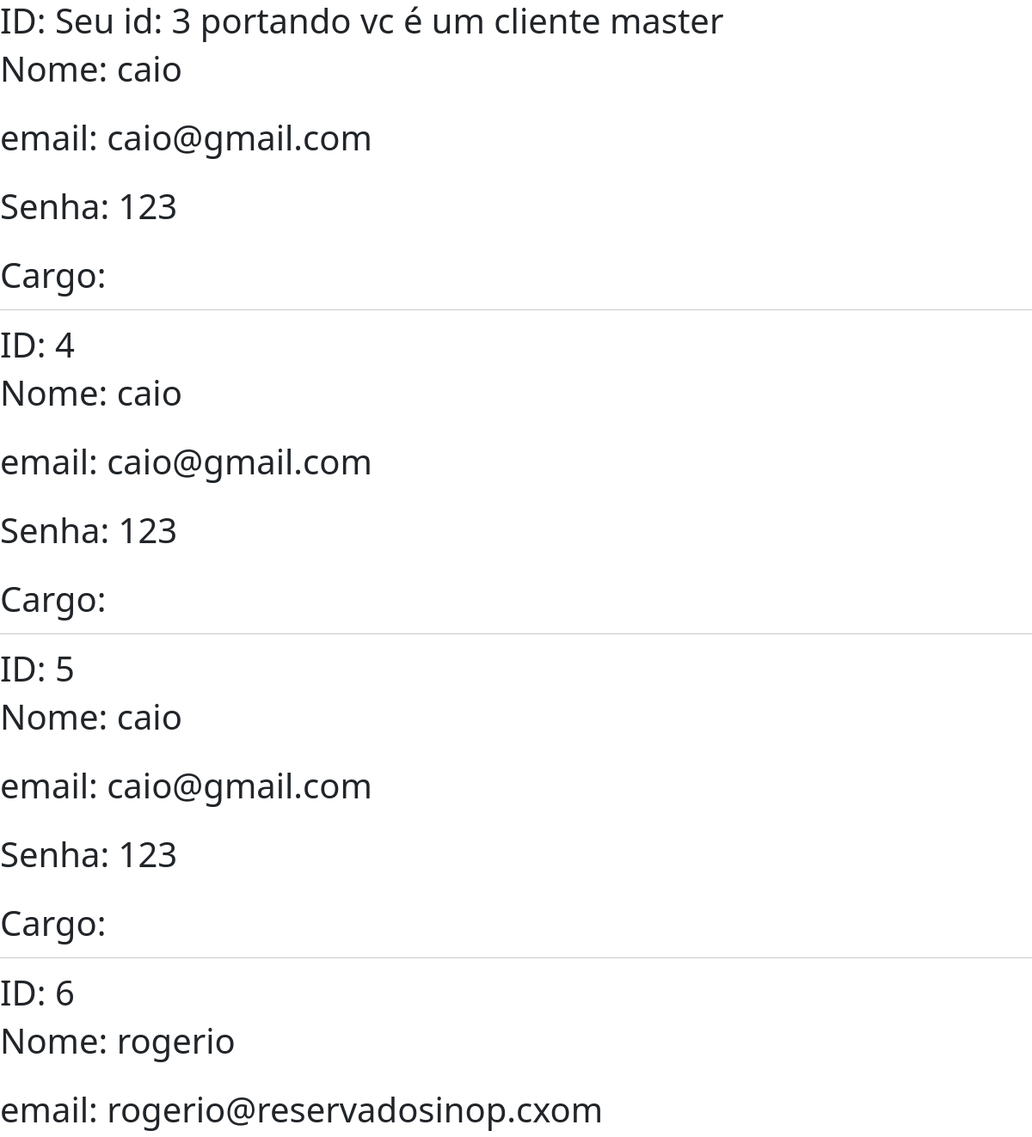
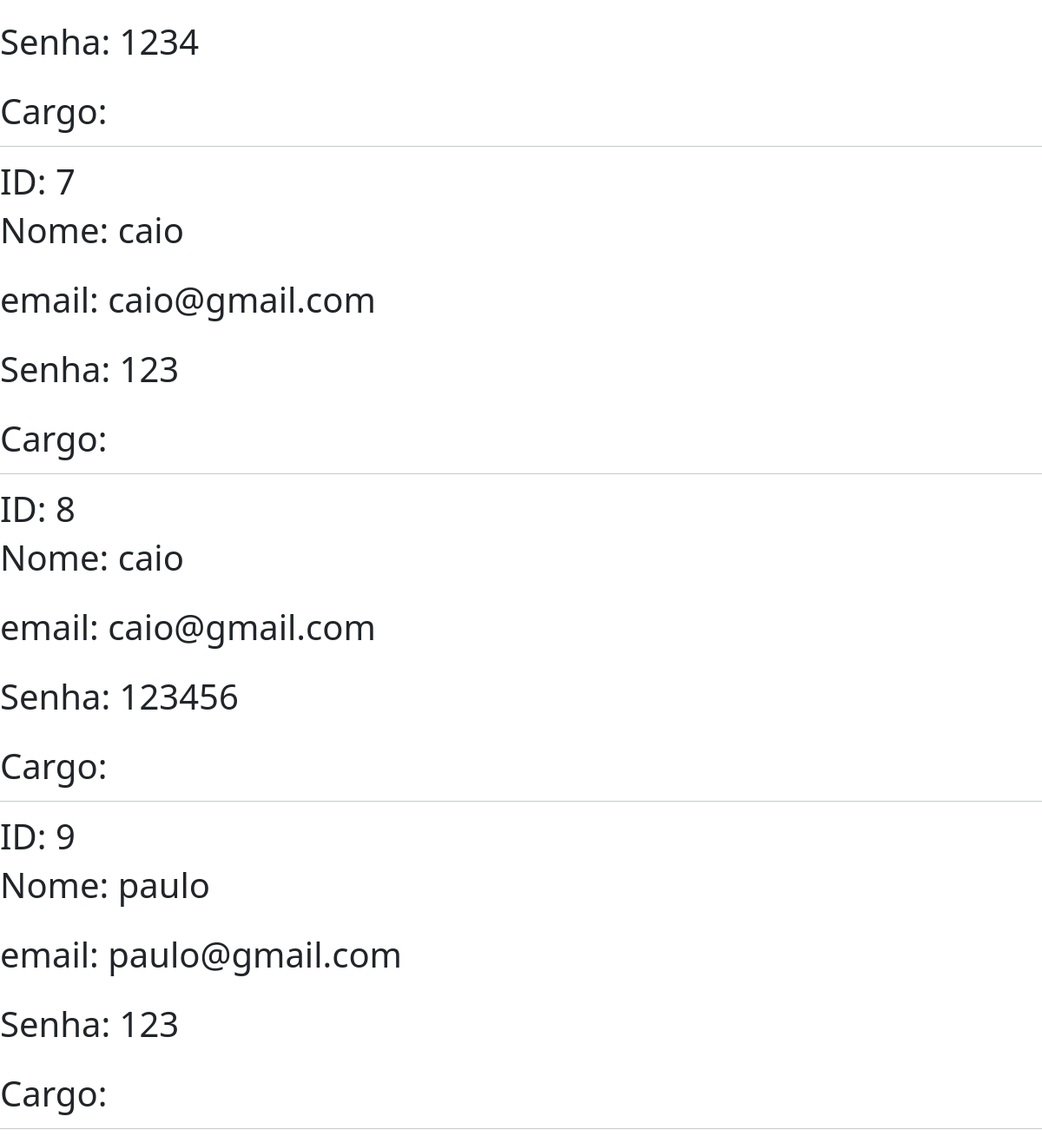
The app's page /listar, older data (2 pictures, top to bottom).
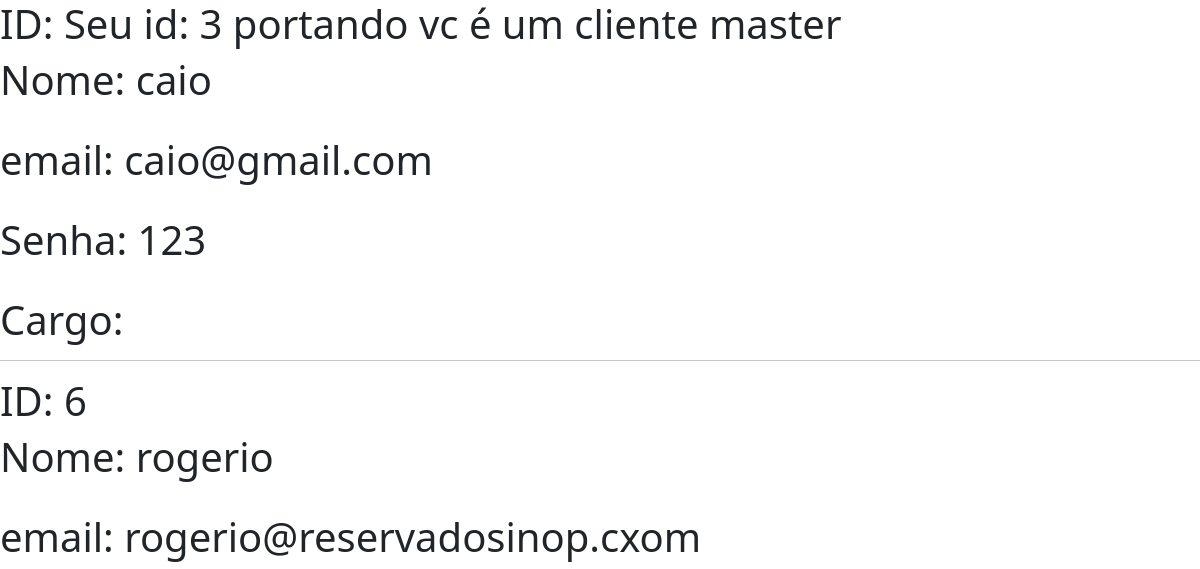
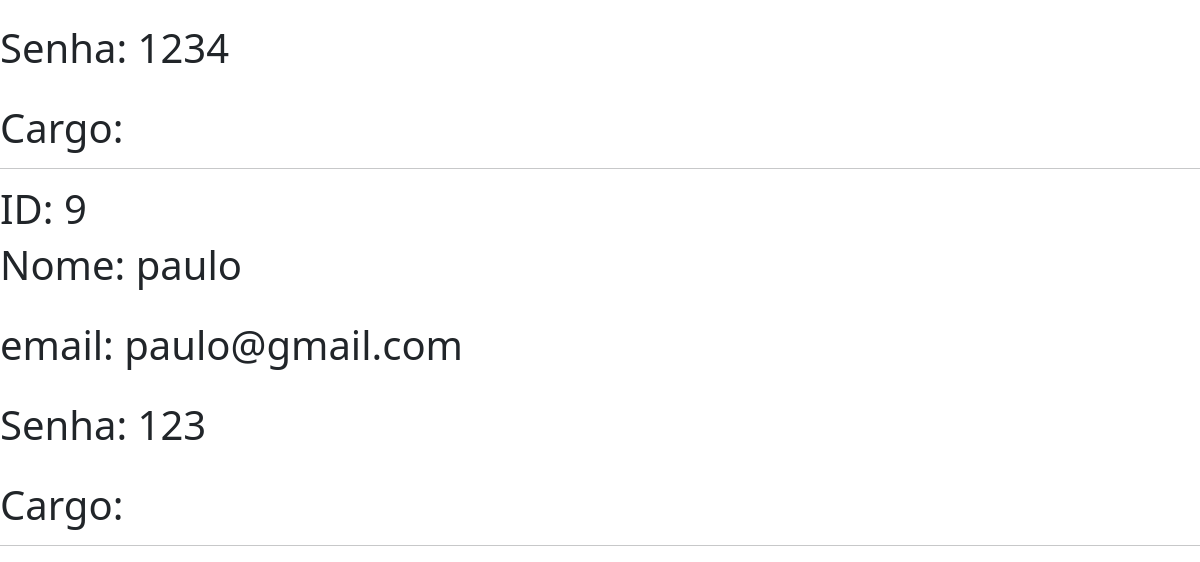
The same page, newer data (2 pictures, top to bottom).
### autenticacao/models.py (models this page shows, shortened)
class Pessoa(models.Model):
    foto = models.ImageField(upload_to='foto')
    nome = models.CharField(max_length=100)
    sobrenome = models.CharField(max_length=100)
    email = models.EmailField()
    senha = models.CharField(max_length=100)
    cargo = models.ManyToManyField(Cargos)

### autenticacao/views.py (the view)
# urls.py: path('listar', views.listar,  name='listar'),
def listar(request):
    pessoa  = Pessoa.objects.get(id = 3)
    cargos = Cargos.objects.filter(pessoa = pessoa )
    print(cargos)
    pessoas = Pessoa.objects.all()
    return render(request, 'listar.html', {'pessoas': pessoas})

### autenticacao/models.py (called while the page is built)
    def __str__(self):
        return self.nome

### autenticacao/templatetags/filtros.py (called while the page is built)
@register.filter(name='teste')
def teste(v1):
    if v1 == 3:
     return f"Seu id: {v1} portando vc é um cliente master"
    else:
       return v1

### autenticacao/templates/listar.html
{% extends 'base.html' %}
{% load static %}
{% load filtros %}
{% block 'ceonteudo' %}
     {% for i in pessoas %}
     <h1>ID: {{i.id | teste}}</h1>
     <h1>Nome: {{i.nome}}</h1>
     <br>
     <h1>email: {{i.email}}</h1>
     <br>
     <h1>Senha: {{i.senha}}</h1>
     <br>
     <h1>Cargo: {{i.cargo.nome}}</h1>
     <hr>
     {% endfor %}
{% endblock %}

Row changes from the older to the newer data that the page shows:
removed Pessoa: id|teste "4", nome "caio", email "caio@gmail.com", senha "123"
removed Pessoa: id|teste "5", nome "caio", email "caio@gmail.com", senha "123"
removed Pessoa: id|teste "7", nome "caio", email "caio@gmail.com", senha "123"
removed Pessoa: id|teste "8", nome "caio", email "caio@gmail.com", senha "123456"
